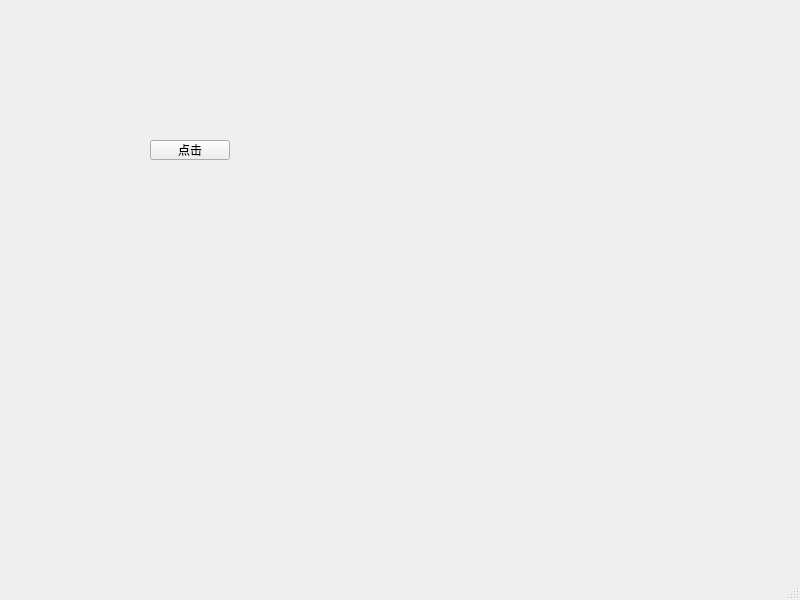
<?xml version="1.0" encoding="UTF-8"?>
<ui version="4.0">
 <class>MainWindow</class>
 <widget class="QMainWindow" name="MainWindow">
  <property name="geometry">
   <rect>
    <x>0</x>
    <y>0</y>
    <width>800</width>
    <height>600</height>
   </rect>
  </property>
  <property name="windowTitle">
   <string>MainWindow</string>
  </property>
  <widget class="QWidget" name="centralwidget">
   <widget class="QPushButton" name="pushButton">
    <property name="geometry">
     <rect>
      <x>150</x>
      <y>140</y>
      <width>80</width>
      <height>20</height>
     </rect>
    </property>
    <property name="text">
     <string>点击</string>
    </property>
   </widget>
  </widget>
  <widget class="QMenuBar" name="menubar">
   <property name="geometry">
    <rect>
     <x>0</x>
     <y>0</y>
     <width>800</width>
     <height>21</height>
    </rect>
   </property>
  </widget>
  <widget class="QStatusBar" name="statusbar"/>
 </widget>
 <resources/>
 <connections/>
</ui>
